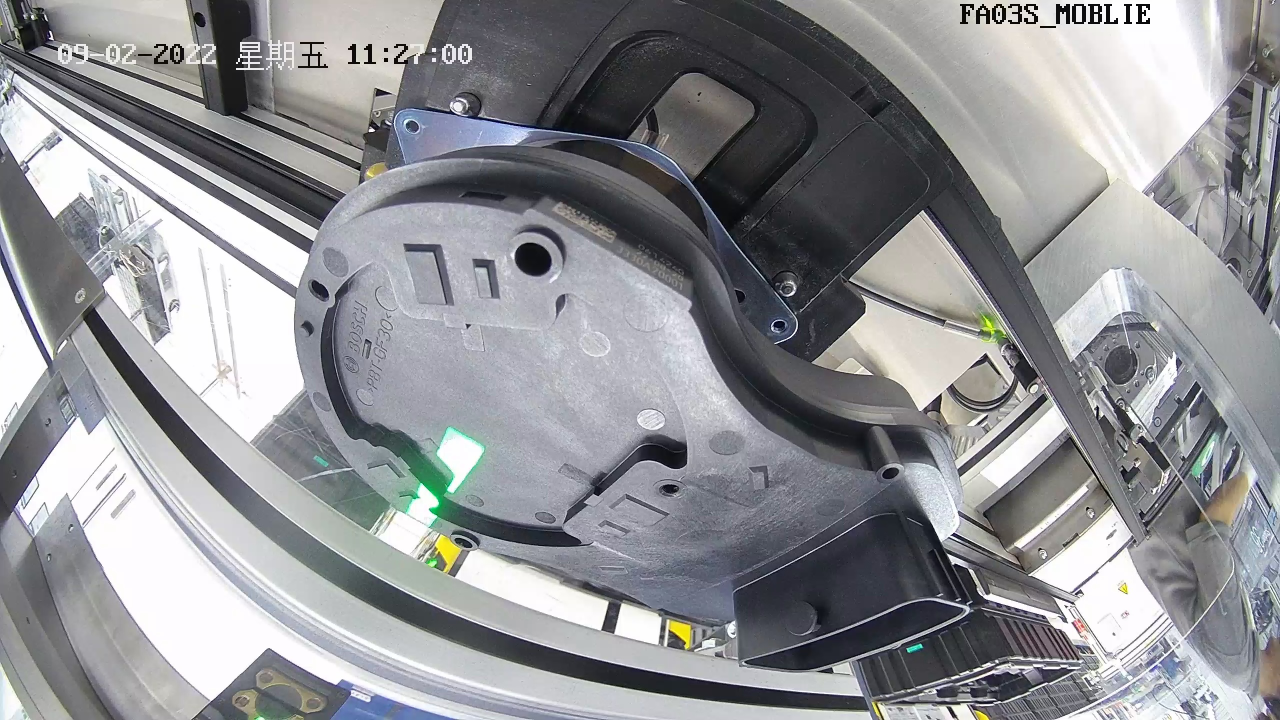
#> input picture dump/ref_154.jpg, 2560 x 1440 px, found by its file name (shown at 1/2 size); its folder holds only this picture in this run
$ python standardcrop.py
#> lines starting #> are read from the running program, lines starting #| are printed output that depends on the picture
import cv2
import imutils
import numpy as np
import joblib
import os
import argparse

#par = os.path.dirname(os.path.dirname(os.path.realpath(__file__)))

def mycrop(img, side = "154"):
    print("side:", side)
    area = joblib.load('dump\\area_' + side + '.pkl')
    img = img[area['top']:area['bottom'], area['left']:area['right']]

    '''cv2.namedWindow('1',0)
    cv2.imshow("1", img)
    while(1):
        if cv2.waitKey(1)==ord('n'):
            break'''
    img = cv2.resize(img, (1440, 1440))
    return img


def nothing(x):
    pass

# This module enables adjusting the tracking area in case of relocation of cameras.

if __name__ == "__main__":
    parser = argparse.ArgumentParser(description='Type')
    parser.add_argument("--type", type=str, default="154")
    args = parser.parse_args()
    type = args.type
    if type != '154' and type != '152' and type != "154_c":
        print("Invalid type!")
    if type[-1] == 'c':
        img = cv2.imread("dump\\ref_" + type[:-2] + ".jpg")
    else:
        img = cv2.imread("dump\\ref_" + type + ".jpg")
#> img is the input picture: shape (1440, 2560, 3); mean B, G, R 148.8, 145.2, 144.2
    #img = imutils.resize(img, width=2800)
    if type == "154":
        cv2.namedWindow('img', cv2.WINDOW_NORMAL)
        cv2.createTrackbar('left','img',50,2550, nothing)
        cv2.createTrackbar('right','img',1000,2850, nothing)
        cv2.createTrackbar('top','img',50,1439, nothing)
        cv2.createTrackbar('bottom','img',500,1439, nothing) # Trackbars for changing the area.
    elif type == "152":
        cv2.namedWindow('img', cv2.WINDOW_NORMAL)
        cv2.createTrackbar('left','img',50,1910, nothing)
        cv2.createTrackbar('right','img',1000,1910, nothing)
        cv2.createTrackbar('top','img',50,1439, nothing)
        cv2.createTrackbar('bottom','img',500,1439, nothing) # Trackbars for changing the area.
    elif type == "154_c":
        cv2.namedWindow('img', cv2.WINDOW_NORMAL)
        cv2.createTrackbar('left','img',50,1910, nothing)
        cv2.createTrackbar('right','img',1000,1910, nothing)
        cv2.createTrackbar('top','img',50,1430, nothing)
        cv2.createTrackbar('bottom','img',500,1430, nothing) # Trackbars for changing the area.
    print("[INFO] 按‘S’确定选择区域保存并退出")
    # Please maximize the window. Press 's' to save the area
    while(1):
        left = cv2.getTrackbarPos('left','img')
        right = cv2.getTrackbarPos('right','img')
        top = cv2.getTrackbarPos('top','img')
        bottom = cv2.getTrackbarPos('bottom','img')
        if top < bottom and left < right:
            sample = img[top:bottom, left:right]
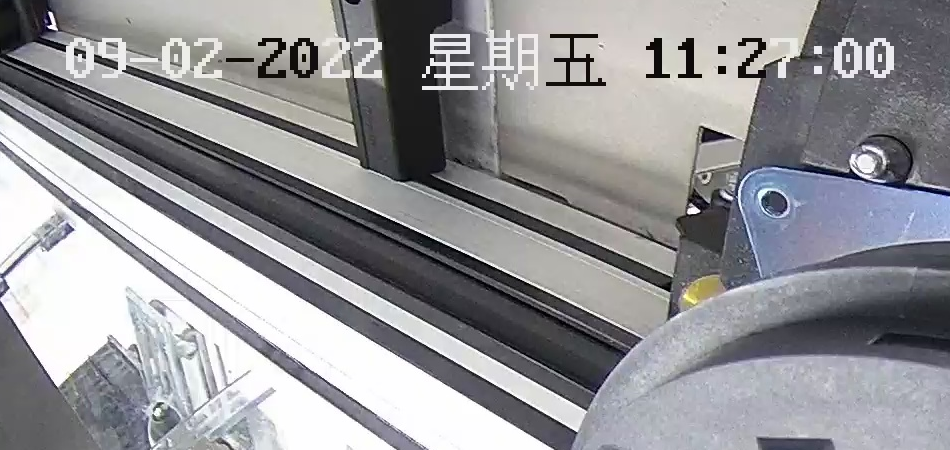
#> sample: shape (450, 950, 3); mean B, G, R 151.9, 148.3, 148.3
        cv2.imshow('img',sample)

        if cv2.waitKey(1)==ord('s'): # save the parameters
#> (key Esc is pressed here)
            area = {"left":left, "right":right, "top":top, "bottom":bottom}
            joblib.dump(area, 'dump\\area_'+ type + '.pkl')
            check = joblib.load('dump\\area_'+ type + '.pkl')
            print(check)
            print("已保存")
            break
